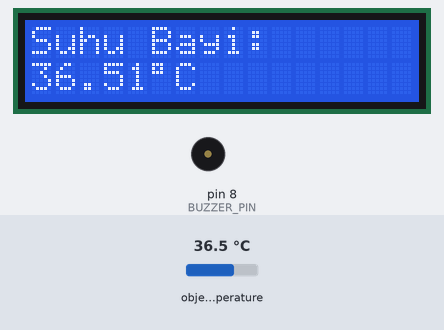
Bench run of a sketch on a simulated Arduino Uno, built with avr-gcc and run on an emulated ATmega328P. Parts: 16×2 character LCD, buzzer (waves = sounding). The test bench sets the inputs (shaded band); at power-on: object temperature 36.5 °C. What the sketch prints to the serial monitor is not drawn.

Above: at 1.2 s.
1.3 s: object temperature set to 35.7 °C
At 2.6 s:
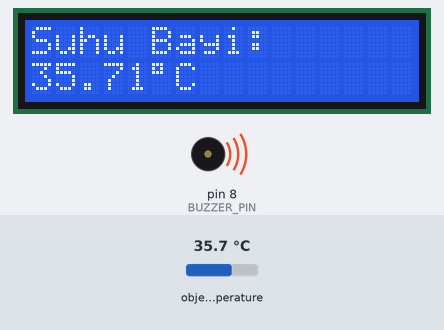
5.4 s: object temperature set to 39 °C
At 8.2 s:
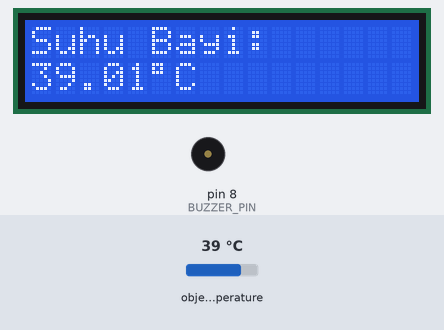
8.5 s: object temperature set to 20 °C
At 10.4 s:
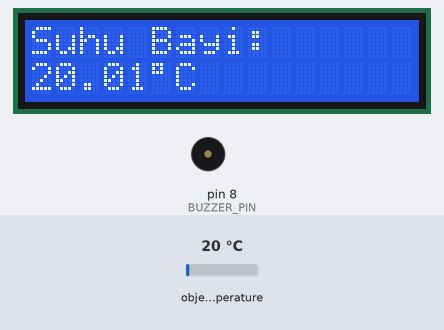
Timing chart, 0 to 17.1 s (numbered marks = the images above; inputs shaded):
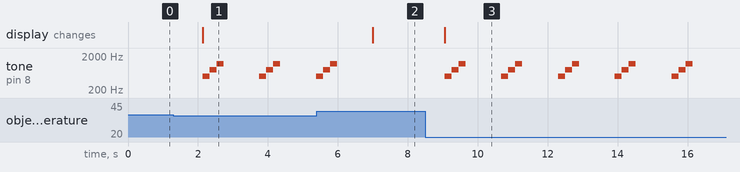

The sketch:

sensorsuhubayi.ino
```cpp
#include <Wire.h>
#include <Adafruit_MLX90614.h>
#include <LiquidCrystal_I2C.h>

#define BUZZER_PIN 8

Adafruit_MLX90614 mlx = Adafruit_MLX90614();
LiquidCrystal_I2C lcd(0x27, 16, 2);

void setup() {
  Serial.begin(9600);
  lcd.init();
  lcd.backlight();
  pinMode(BUZZER_PIN, OUTPUT);

  if (!mlx.begin()) {
    lcd.setCursor(0, 0);
    lcd.print("Sensor gagal!");
    while (1); // Stop program
  }
}

void loop() {
  float suhu = mlx.readObjectTempC();

  lcd.setCursor(0, 0);
  lcd.print("Suhu Bayi:");
  lcd.setCursor(0, 1);
  lcd.print(suhu);
  lcd.print((char)223);
  lcd.print("C     ");

  Serial.print("Suhu: ");
  Serial.println(suhu);

  if (suhu < 36.0) {
    tone(BUZZER_PIN, 500); delay(200);
    tone(BUZZER_PIN, 800); delay(200);
    tone(BUZZER_PIN, 1200); delay(200);
    noTone(BUZZER_PIN);
  } else {
    noTone(BUZZER_PIN);
  }

  delay(1000);
}
```

Measured:
- the behaviour switches between 36 and 35.9 °C on object temperature (found by bisection; images 0 and 1)
- after the input at 1.3 s, tone on pin 8 (BUZZER_PIN): plays 500 Hz for 0.20 s, 800 Hz for 0.20 s, 1200 Hz for 0.20 s, 500 Hz for 0.20 s, 800 Hz for 0.20 s, 1200 Hz for 0.20 s … (7 notes in this stretch), starting after 0.83 s; the display: changes after 0.83 s (image 1)
- after the input at 5.4 s, tone on pin 8 (BUZZER_PIN): goes on until 6.0 s, then stays silent; the display: changes after 1.6 s (image 2)
- after the input at 8.5 s, tone on pin 8 (BUZZER_PIN): silent → 500 Hz after 0.55 s, then repeats every 1.6 s: 800 Hz 0.20 s, 1200 Hz 0.20 s, silent 1.0 s, 500 Hz 0.20 s; the display: changes after 0.55 s (image 3)
